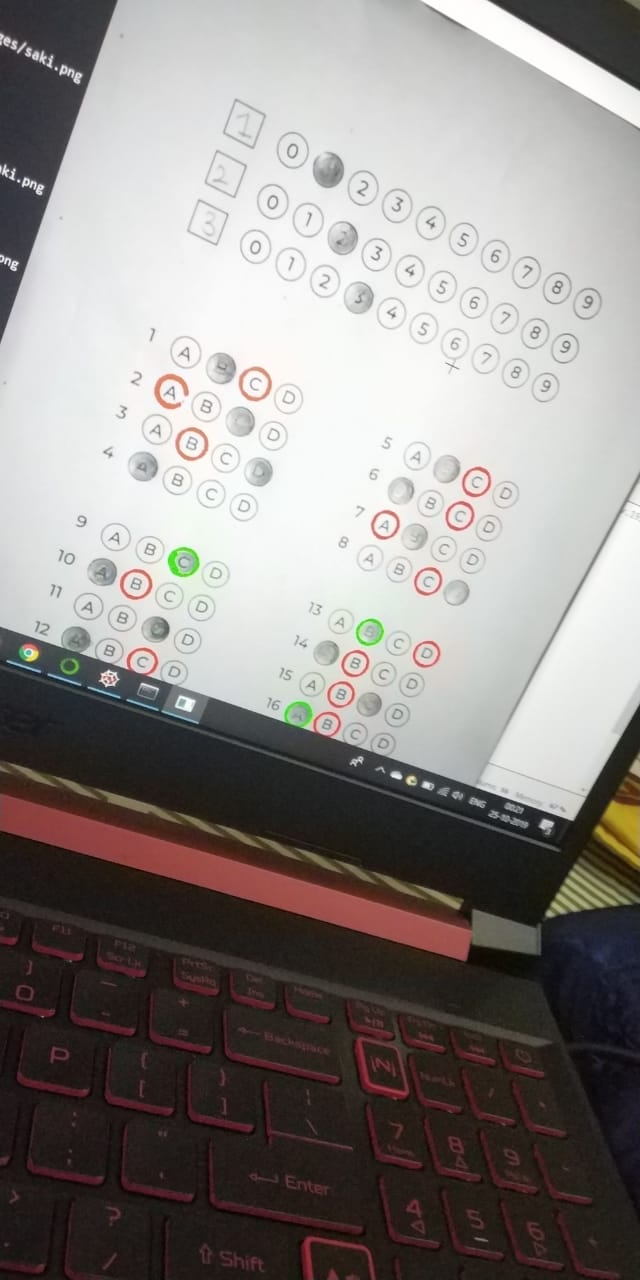
#> input picture Img/test.jpeg, 640 x 1280 px
$ python omr_paper1.py --image Img/test.jpeg
#> lines starting #> are read from the running program, lines starting #| are printed output that depends on the picture; after the words box and inside, x2 and y2 are one past the last pixel; in counts of white or black regions, pixels touching at a corner belong together
from imutils.perspective import four_point_transform
from imutils import contours
import numpy as np
import argparse
import imutils
import cv2

# construct the argument parse and parse the arguments
ap = argparse.ArgumentParser()
ap.add_argument("-i", "--image", required=True,
	help="path to the input image")
args = vars(ap.parse_args())

# define the answer key which maps the question number
# to the correct answer
ANSWER_KEY = {0: 1, 1: 4, 2: 0, 3: 3, 4: 1}

# load the image, convert it to grayscale, blur it
# slightly, then find edges
image = cv2.imread(args["image"])
#> image is the input picture: shape (1280, 640, 3); mean B, G, R 134.8, 137.3, 142.4
gray = cv2.cvtColor(image, cv2.COLOR_BGR2GRAY)
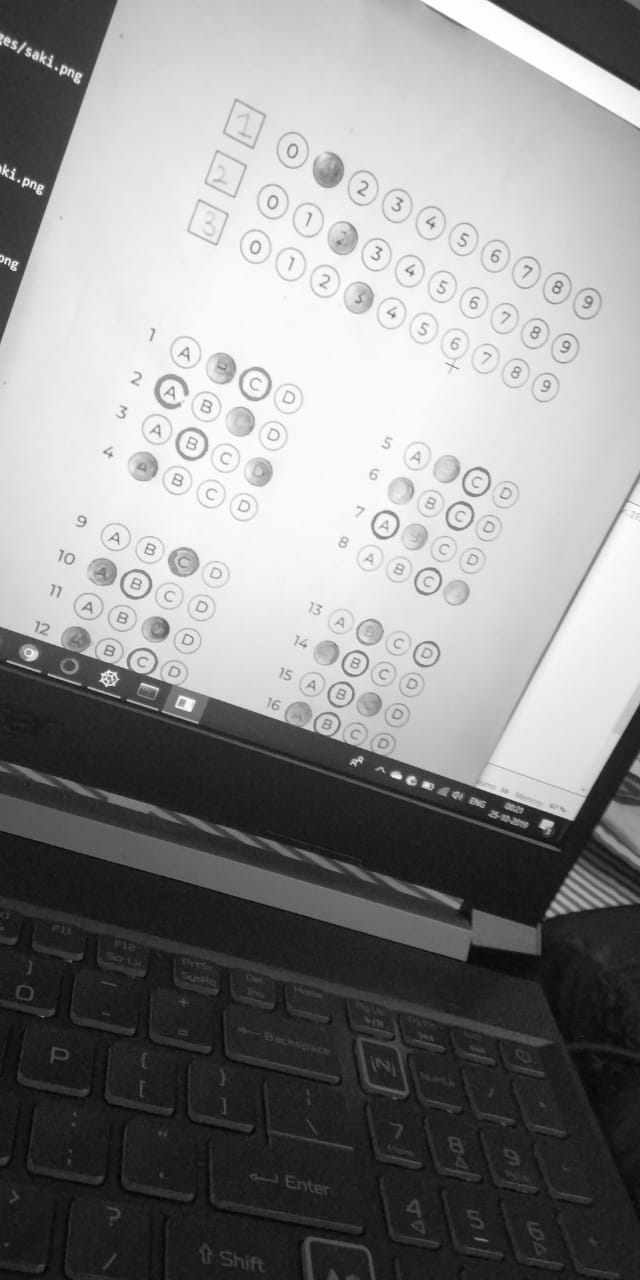
#> gray: shape (1280, 640); min 3, max 255, mean 138.5
blurred = cv2.GaussianBlur(gray, (5, 5), 0)
edged = cv2.Canny(blurred, 75, 200)
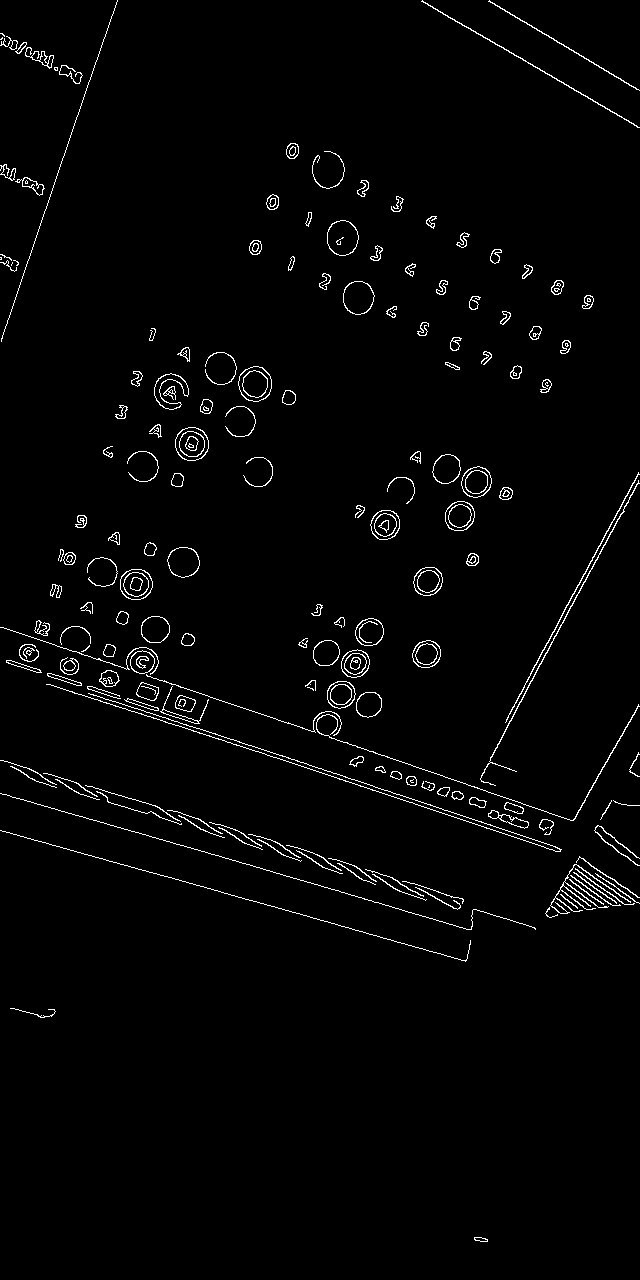
#> edged: shape (1280, 640); 2.1% white in thin lines or dots

# find contours in the edge map, then initialize
# the contour that corresponds to the document
cnts = cv2.findContours(edged.copy(), cv2.RETR_EXTERNAL,
	cv2.CHAIN_APPROX_SIMPLE)
#> cnts = 170 contours, 60 with area under 20; largest, box (x1, y1, x2, y2) and area: (238, 366, 272, 402) 910, (175, 427, 209, 461) 879, (327, 220, 359, 256) 863, (343, 281, 375, 315) 808, (120, 569, 153, 600) 788
cnts = imutils.grab_contours(cnts)
docCnt = None

# ensure that at least one contour was found
if len(cnts) > 0:
	# sort the contours according to their size in
	# descending order
	cnts = sorted(cnts, key=cv2.contourArea, reverse=True)

	# loop over the sorted contours
	for c in cnts:
		# approximate the contour
		peri = cv2.arcLength(c, True)
		approx = cv2.approxPolyDP(c, 0.02 * peri, True)

		# if our approximated contour has four points,
		# then we can assume we have found the paper
		if len(approx) == 4:
			docCnt = approx
			break
#> this loop made 26 passes
#> (peri, docCnt) on pass 26: (828.4, [[638, 480], [481, 781], [516, 771], [490, 758]])
#> peri on passes 1 to 6: 113.2, 110.9, 110.9, 107.5, 104.7, 104.1

# apply a four point perspective transform to both the
# original image and grayscale image to obtain a top-down
# birds eye view of the paper
paper = four_point_transform(image, docCnt.reshape(4, 2))
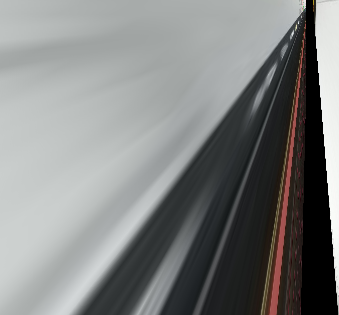
#> paper: shape (315, 339, 3); mean B, G, R 129.8, 130.4, 128.9
warped = four_point_transform(gray, docCnt.reshape(4, 2))
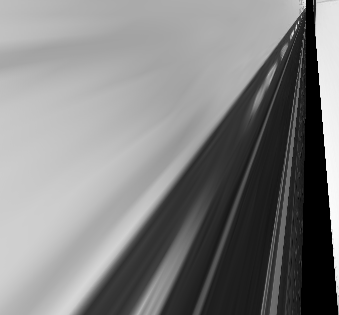
#> warped: shape (315, 339); min 0, max 253, mean 130

# apply Otsu's thresholding method to binarize the warped
# piece of paper
thresh = cv2.threshold(warped, 0, 255,
	cv2.THRESH_BINARY_INV | cv2.THRESH_OTSU)[1]
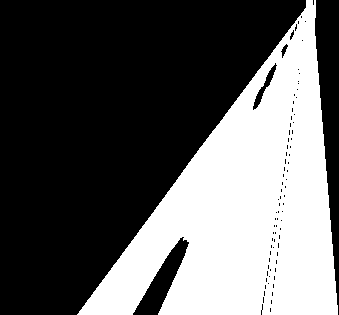
#> thresh: shape (315, 339); 37.1% white; 1 white region

# find contours in the thresholded image, then initialize
# the list of contours that correspond to questions
cnts = cv2.findContours(thresh.copy(), cv2.RETR_EXTERNAL,
	cv2.CHAIN_APPROX_SIMPLE)
#> cnts = 1 contour; box (x1, y1, x2, y2) and area: (77, 0, 338, 315) 39571
cnts = imutils.grab_contours(cnts)
questionCnts = []

# loop over the contours
for c in cnts:
	# compute the bounding box of the contour, then use the
	# bounding box to derive the aspect ratio
	(x, y, w, h) = cv2.boundingRect(c)
	ar = w / float(h)

	# in order to label the contour as a question, region
	# should be sufficiently wide, sufficiently tall, and
	# have an aspect ratio approximately equal to 1
	if w >= 20 and h >= 20 and ar >= 0.9 and ar <= 1.1:
		questionCnts.append(c)
#> this loop made 1 pass
#> (x, y, w, h, ar) on pass 1: (77, 0, 261, 315, 0.829)
#> after the loop, questionCnts = []

# sort the question contours top-to-bottom, then initialize
# the total number of correct answers
#> (the run stopped early here; a loop or call above may not have finished)
